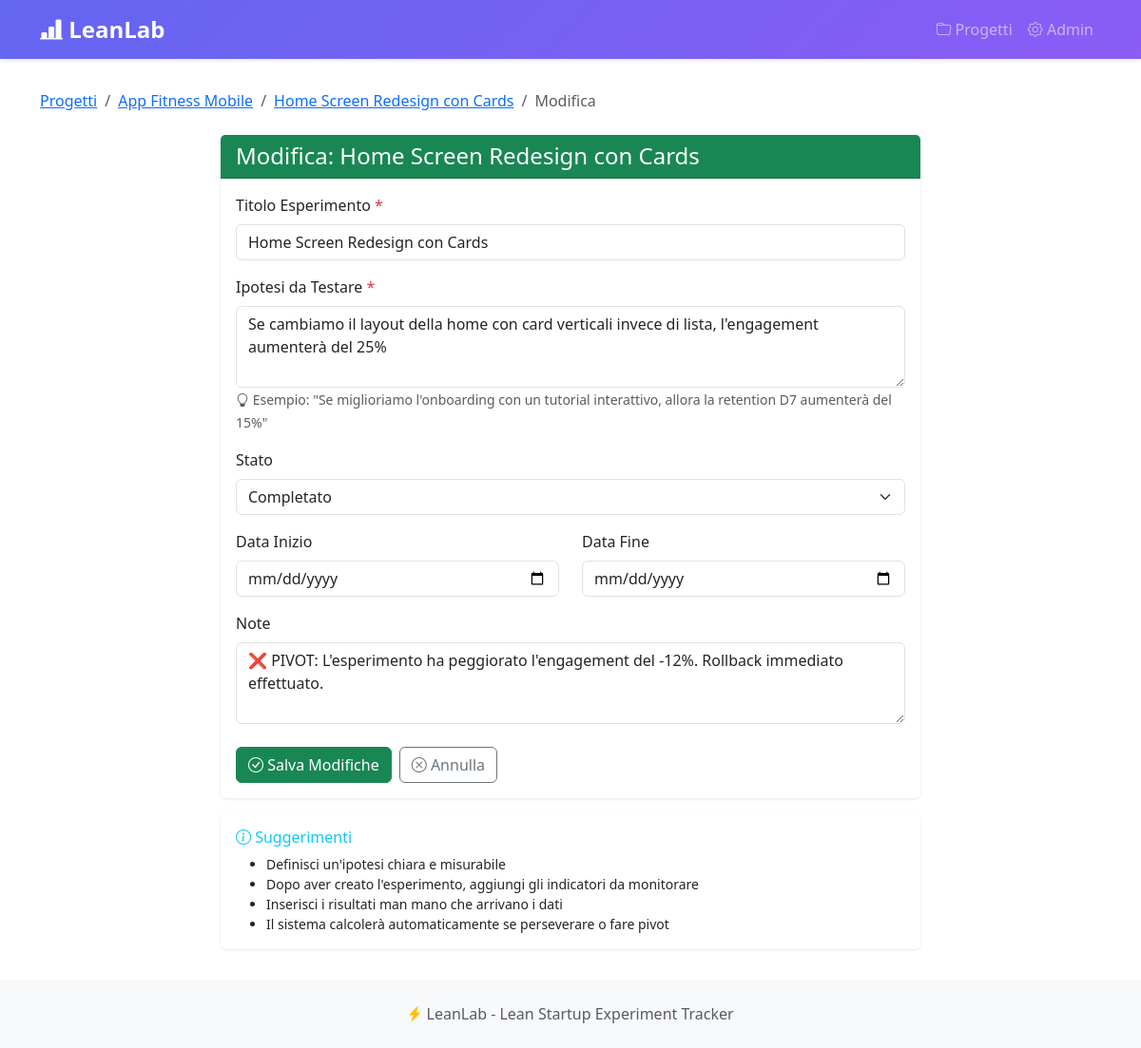
The app's page /projects/6/experiments/11/edit/ with its own data.
### projects/models.py (models this page shows, shortened)
class Project(models.Model):
    name = models.CharField(max_length=200, verbose_name="Nome Progetto")
    description = models.TextField(blank=True, verbose_name="Descrizione")
    created_at = models.DateTimeField(auto_now_add=True)
    updated_at = models.DateTimeField(auto_now=True)
    is_active = models.BooleanField(default=True, verbose_name="Attivo")
    class Meta:
        verbose_name = "Progetto"
        verbose_name_plural = "Progetti"
        ordering = ['-created_at']

class Experiment(models.Model):
    STATUS_CHOICES = [
        ('draft', 'Bozza'),
        ('running', 'In corso'),
        ('completed', 'Completato'),
    ]
    DECISION_CHOICES = [
        ('pending', 'In attesa'),
        ('persevere', 'Persevere'),
        ('pivot', 'Pivot'),
    ]
    project = models.ForeignKey(Project, on_delete=models.CASCADE, related_name='experiments')
    title = models.CharField(max_length=200, verbose_name="Titolo Esperimento")
    hypothesis = models.TextField(verbose_name="Ipotesi da testare")
    status = models.CharField(max_length=20, choices=STATUS_CHOICES, default='draft')
    decision = models.CharField(max_length=20, choices=DECISION_CHOICES, default='pending')
    start_date = models.DateField(null=True, blank=True, verbose_name="Data Inizio")
    end_date = models.DateField(null=True, blank=True, verbose_name="Data Fine")
    notes = models.TextField(blank=True, verbose_name="Note")
    created_at = models.DateTimeField(auto_now_add=True)
    updated_at = models.DateTimeField(auto_now=True)
    class Meta:
        verbose_name = "Esperimento"
        verbose_name_plural = "Esperimenti"
        ordering = ['-created_at']

### projects/views.py (the view)
# urls.py: path('<int:project_pk>/experiments/<int:pk>/edit/', views.experiment_edit, name='experiment_edit'),
def experiment_edit(request, project_pk, pk):
    project = get_object_or_404(Project, pk=project_pk)
    experiment = get_object_or_404(Experiment, pk=pk, project=project)
    if request.method == 'POST':
        form = ExperimentForm(request.POST, instance=experiment)
        if form.is_valid():
            form.save()
            messages.success(request, f'Esperimento "{experiment.title}" aggiornato!')
            return redirect('projects:experiment_detail', project_pk=project.pk, pk=experiment.pk)
    else:
        form = ExperimentForm(instance=experiment)
    context = {
        'form': form,
        'project': project,
        'experiment': experiment,
        'title': f'Modifica: {experiment.title}',
        'button_text': 'Salva Modifiche'
    }
    return render(request, 'experiment_form.html', context)

### projects/templates/experiment_form.html (shortened to what this page needs)
{% extends 'base.html' %}
{% block content %}
<nav aria-label="breadcrumb" class="mb-4">
    <ol class="breadcrumb">
        <li class="breadcrumb-item"><a href="{% url 'projects:list' %}">Progetti</a></li>
        <li class="breadcrumb-item"><a href="{% url 'projects:detail' project.pk %}">{{ project.name }}</a></li>
        {% if experiment %}
        <li class="breadcrumb-item"><a href="{% url 'projects:experiment_detail' project.pk experiment.pk %}">{{ experiment.title }}</a></li>
        <li class="breadcrumb-item active">Modifica</li>
        {% else %}
        <li class="breadcrumb-item active">Nuovo Esperimento</li>
        {% endif %}
    </ol>
</nav>
<div class="row justify-content-center">
    <div class="col-lg-8">
        <div class="card">
            <div class="card-header bg-success text-white">
                <h4 class="mb-0">
                     {{ title }}
                </h4>
            </div>
            <div class="card-body">
                <form method="post" novalidate>
                    <div class="mb-3">
                        <label for="{{ form.title.id_for_label }}" class="form-label">
                            {{ form.title.label }} <span class="text-danger">*</span>
                        </label>
                        {{ form.title }}
                    </div>
                    <div class="mb-3">
                        <label for="{{ form.hypothesis.id_for_label }}" class="form-label">
                            {{ form.hypothesis.label }} <span class="text-danger">*</span>
                        </label>
                        {{ form.hypothesis }}
                        <small class="form-text text-muted">
                            <i class="bi bi-lightbulb"></i> Esempio: "Se miglioriamo l'onboarding con un tutorial interattivo, allora la retention D7 aumenterà del 15%"
                        </small>
                    </div>
                    <div class="mb-3">
                        <label for="{{ form.status.id_for_label }}" class="form-label">
                            {{ form.status.label }}
                        </label>
                        {{ form.status }}
                    </div>
                    <div class="row">
                        <div class="col-md-6 mb-3">
                            <label for="{{ form.start_date.id_for_label }}" class="form-label">
                                {{ form.start_date.label }}
                            </label>
                            {{ form.start_date }}
                        </div>
                        <div class="col-md-6 mb-3">
                            <label for="{{ form.end_date.id_for_label }}" class="form-label">
                                {{ form.end_date.label }}
                            </label>
                            {{ form.end_date }}
                        </div>
                    </div>
                    <div class="mb-4">
                        <label for="{{ form.notes.id_for_label }}" class="form-label">
                            {{ form.notes.label }}
                        </label>
                        {{ form.notes }}
                    </div>
                    <div class="d-flex gap-2">
                        <button type="submit" class="btn btn-success">
                            <i class="bi bi-check-circle"></i> {{ button_text }}
                        </button>
                        <a href="{% if experiment %}{% url 'projects:experiment_detail' project.pk experiment.pk %}{% else %}{% url 'projects:detail' project.pk %}{% endif %}"
                           class="btn btn-outline-secondary">
                            <i class="bi bi-x-circle"></i> Annulla
                        </a>
                    </div>
                </form>
            </div>
        </div>
        <div class="card mt-3 border-info">
            <div class="card-body">
                <h6 class="text-info"><i class="bi bi-info-circle"></i> Suggerimenti</h6>
                <ul class="mb-0 small">
                    <li>Definisci un'ipotesi chiara e misurabile</li>
                    <li>Dopo aver creato l'esperimento, aggiungi gli indicatori da monitorare</li>
                    <li>Inserisci i risultati man mano che arrivano i dati</li>
                    <li>Il sistema calcolerà automaticamente se perseverare o fare pivot</li>
                </ul>
            </div>
        </div>
    </div>
</div>
{% endblock %}

### templates/base.html (style rules this page uses)
:root { --primary-color: #6366f1; --success-color: #10b981; --danger-color: #ef4444; --warning-color: #f59e0b; }
body { min-height: 100vh; display: flex; flex-direction: column; }
.card { border: none; box-shadow: 0 1px 3px rgba(0,0,0,0.1); transition: transform 0.2s, box-shadow 0.2s; }

### records on screen
Project: name "App Fitness Mobile"
Experiment: title "Home Screen Redesign con Cards", hypothesis "Se cambiamo il layout della home con card verticali invece di lista, l'engagement aumenterà del 25%", status "Completato", notes "❌ PIVOT: L'esperimento ha peggiorato l'engagement del -12%. Rollback immediato effettuato."

### other values on screen
{{ title }} "Modifica: Home Screen Redesign con Cards"
{{ button_text }} "Salva Modifiche"
